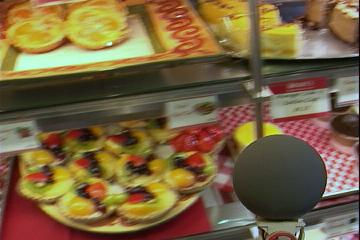
%> input picture example/translating/res.jpg, 360 x 240 px
$ octave test_same.m   (GNU Octave 9; MATLAB toolbox functions it lacks are replaced by stand-ins)
%> lines starting %> are read from the running program, lines starting %| are printed output that depends on the picture
% 清空工作区和命令窗口
clear;
clc;

% 读取MATLAB处理后的图像
try
    img1 = imread('res.jpg');  % 可以根据需要修改为res2.jpg
%> img1 is the input picture: size 240x360x3 uint8; mean R, G, B 120.7, 98.9, 64.5

    % 调整图像大小为240x360（如果需要）
    if size(img1, 1) ~= 240 || size(img1, 2) ~= 360
        img1 = imresize(img1, [240, 360]);
    end

    % 分离RGB通道
    R1 = img1(:,:,1);
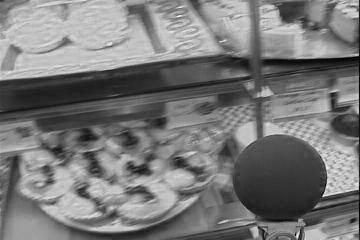
%> R1: size 240x360 uint8; min 0, max 255, mean 120.7
    G1 = img1(:,:,2);
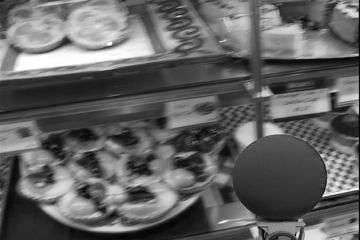
%> G1: size 240x360 uint8; min 0, max 255, mean 98.9
    B1 = img1(:,:,3);
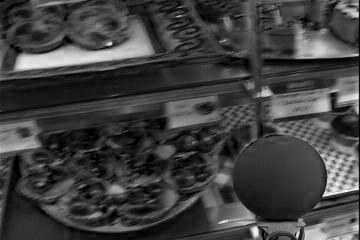
%> B1: size 240x360 uint8; min 0, max 252, mean 64.5

    disp('成功读取并分析MATLAB处理后的图像');
catch ME
    disp(['无法读取MATLAB处理后的图像: ', ME.message]);
    return;
end

% 读取16进制TXT文件中的RGB数据
try
    % 打开文件
    fileID = fopen('fpga_rgb.txt', 'r');
    if fileID == -1
        error('无法打开FPGA数据文件');
    end

    % 初始化RGB图像
    img2 = zeros(240, 360, 3, 'uint8');

    % 读取数据并构建图像
    line_count = 0;
%> (the run ends here)
